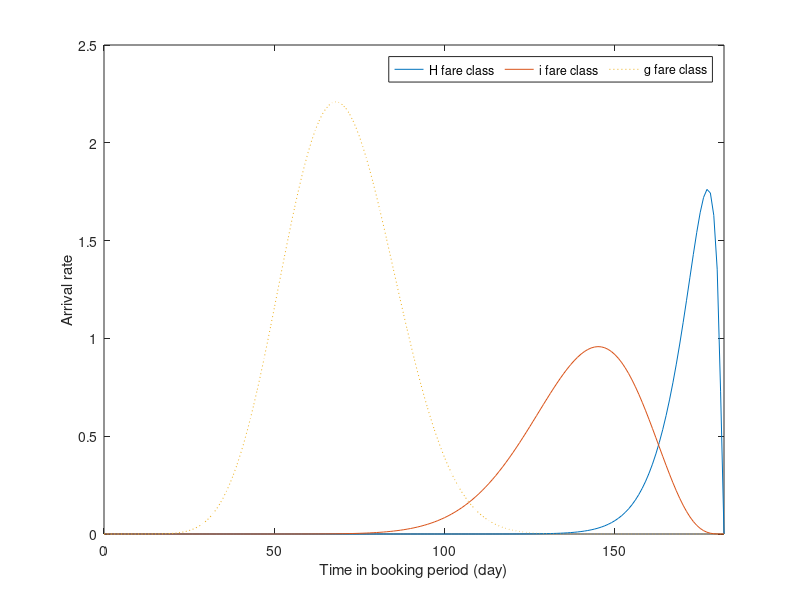

MATLAB code for this plot:
clear all

t = 0:1/182:1;


% beta distribution shape parameters for each fare class
% fClass1, fClass2 and fClass3 peak arrivals occur at t=0.95, 0.77 and 0.39 respectively; 
% so means of beta distributions = 0.95, 0.77 and 0.39 respectively
alpha = [9.45*3, 7.7*2, 3.85*3];  
beta = [10*3-alpha(1), 10*2-alpha(2), 10*3-alpha(3)];

% lambaPrimeValues = betaValues of each fare class at each time step
% betaValues_fClasses = [betapdf(t,9.5*3,(10*3-9.5*3));... % betapdf(t,18,2);... fc1; 
%                        betapdf(t,7.7*2,(10*2-7.7*2));... % fc2
%                        betapdf(t,3.9*3,(10*3-3.9*3))]; % fc3

% for ind=1:3
%     subplot(3,1,ind);      
%     plot(t,betaValues_fClasses(ind,:))
% end

% nFareClasses = 3;
% fClassMeanDemand = [33, 33, 34];
% nEpisodes = 5;
% bookingHorizon = 10;


betaPDFvalues_fClasses = [betapdf(t,alpha(1),beta(1));... % betapdf(t,18,2);... fc1; 
                          betapdf(t,alpha(2),beta(2));...
                          betapdf(t,alpha(3),beta(3))];   % fc3

fClassMeanArrivals = [25, 40, 90];
% the beta distribution is used to get time-varying lambdaPrime values at each time step
% lambdaPrimeValues = area under beta curve in each time step; total area = 1; 
lambdaPrimeValues = zeros(3,182);
lambdaValues = zeros(3,182); % for each fare class, lambda(t) = lambdaPrime(t)*meanNarrivals
for i=1:3
    lambdaPrimeValues(i,:) = betacdf((1:182)/182,alpha(i),beta(i)) - betacdf((0:181)/182,alpha(i),beta(i)); % area under beta curve at different time steps
    lambdaValues(i,:) = lambdaPrimeValues(i,:)*fClassMeanArrivals(i); % average number of arrivals (Poisson means) at different time steps
end

lambdaValues = [lambdaValues zeros(3,1)];
fareClassLabels = ["High", "Middle", "Low"];

% for fcInd=1:3
%     plot(t,betaPDFvalues_fClasses(fcInd,:),'DisplayName',strcat(fareClassLabels(1,fcInd),' fare class'))
%     xlabel('time in booking period')
%     ylabel('PDF')
%     hold on
% end
% legend('Orientation','horizontal')
lineStyle = ['--', ':', '-.'];
t = 0:182;
for fcInd=1:3
    plot(t,lambdaValues(fcInd,:),lineStyle(fcInd),'DisplayName',strcat(fareClassLabels(1,fcInd),' fare class'))
    xlim([0 182])
    xlabel('Time in booking period (day)')
    ylabel('Arrival rate')
    hold on
end
legend('Orientation','horizontal')
hold off
saveas(gcf,'plot_fclassPaxArrival_2.pdf')

% % the beta distribution is used to get time-varying lambdaPrime values at each time step
% % lambdaPrimeValues = area under beta curve in each time step; total area = 1; 
% lambdaPrimeValues = zeros(3,182);
% lambdaValues = zeros(3,182);
% for i=1:nFareClasses
%     lambdaPrimeValues(i,:) = betacdf((1:182)/182,alpha(i),beta(i)) - betacdf((0:181)/182,alpha(i),beta(i));
%     lambdaValues(i,:) = lambdaPrimeValues(i,:)*fClassMeanDemand(i);
% end

